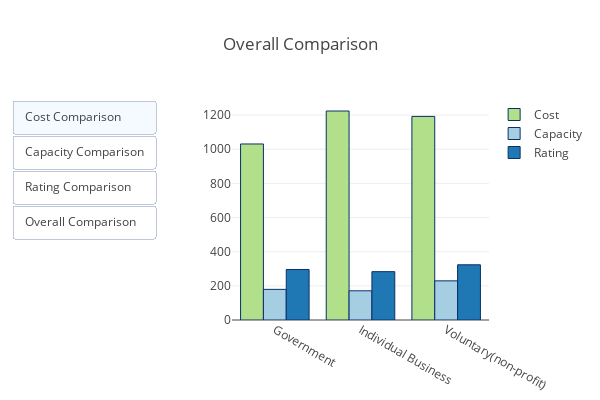

Notebook cell for this chart:
### Code cell
# Visualization for cost, rating, capacity for all ownership type 
cost_graph = go.Bar(x =[df['Hospital Ownership'].unique()[0],df['Hospital Ownership'].unique()[2], df['Hospital Ownership'].unique()[1]], 
                    y = df.groupby('Hospital Ownership')['Cost'].mean(),
                   name = "Cost", 
                   marker=dict(
        color='#b2df8a',
        line=dict(
            color='rgb(8,48,107)',
            width=1),
        ))


capa_graph = go.Bar(x =[df['Hospital Ownership'].unique()[0],df['Hospital Ownership'].unique()[2], df['Hospital Ownership'].unique()[1]], 
                    y = df.groupby('Hospital Ownership')['BEDS'].mean(),
                   name = "Capacity",
                   marker=dict(
        color='#a6cee3',
        line=dict(
            color='rgb(8,48,107)',
            width=1),
        ))

rating_graph = go.Bar(x =[df['Hospital Ownership'].unique()[0],df['Hospital Ownership'].unique()[2], df['Hospital Ownership'].unique()[1]], 
                    y = df.groupby('Hospital Ownership')['Hospital overall rating'].mean()*100,
                   name = "Rating",
                   marker=dict(
        color='#1f78b4',
        line=dict(
            color='rgb(8,48,107)',
            width=1),
        ))
data = [cost_graph, capa_graph, rating_graph ]

updatemenus = list([
    dict(type="buttons", x = -0.3,
       
         buttons=list([   
            dict(label = 'Cost Comparison', 
                 method = 'update',  
                 args = [{'visible': [True, False, False]}, 
                         {'title': 'Cost(USD) vs Ownership Type'
                          }]),
            dict(label = 'Capacity Comparison',
                 method = 'update',
                 args = [{'visible': [False, True, False]}, 
                         {'title': 'Capacity(Number of Beds) vs Ownership Type'
                          }]),
            dict(label = 'Rating Comparison',
                 method = 'update', 
                 args = [{'visible': [False, False, True]}, 
                         {'title': 'Rating(Out of 500) vs Ownership Type',
                          }]),
             dict(label = 'Overall Comparison',
                 method = 'update', 
                 args = [{'visible': [True, True, True,True]},  
                         {'title': 'Overall Comparison'
                          }])

       
    
]))])


layout = dict( title ="Overall Comparison", showlegend=True,  width=600,
    height=400,updatemenus=updatemenus)

fig = dict(data=data, layout=layout)
py.plotly.image.save_as(fig,filename='Overall_comparison_types.png')
py.offline.iplot(fig)

### Figure 1 — Plotly figure (JSON) as saved in the notebook; plotly's stock layout.template omitted (floating-point values rounded to 4 significant figures)
{"data": [{"marker": {"color": "#b2df8a", "line": {"color": "rgb(8,48,107)", "width": 1}}, "name": "Cost", "type": "bar", "x": ["Government", "Individual Business", "Voluntary(non-profit)"], "y": [1031.0, 1224.0, 1192.0]}, {"marker": {"color": "#a6cee3", "line": {"color": "rgb(8,48,107)", "width": 1}}, "name": "Capacity", "type": "bar", "x": ["Government", "Individual Business", "Voluntary(non-profit)"], "y": [179.4, 170.9, 229.3]}, {"marker": {"color": "#1f78b4", "line": {"color": "rgb(8,48,107)", "width": 1}}, "name": "Rating", "type": "bar", "x": ["Government", "Individual Business", "Voluntary(non-profit)"], "y": [295.8, 283.1, 323.3]}], "layout": {"height": 400, "showlegend": true, "title": "Overall Comparison", "updatemenus": [{"buttons": [{"args": [{"visible": [true, false, false]}, {"title": "Cost(USD) vs Ownership Type"}], "label": "Cost Comparison", "method": "update"}, {"args": [{"visible": [false, true, false]}, {"title": "Capacity(Number of Beds) vs Ownership Type"}], "label": "Capacity Comparison", "method": "update"}, {"args": [{"visible": [false, false, true]}, {"title": "Rating(Out of 500) vs Ownership Type"}], "label": "Rating Comparison", "method": "update"}, {"args": [{"visible": [true, true, true, true]}, {"title": "Overall Comparison"}], "label": "Overall Comparison", "method": "update"}], "type": "buttons", "x": -0.3}], "width": 600}}
